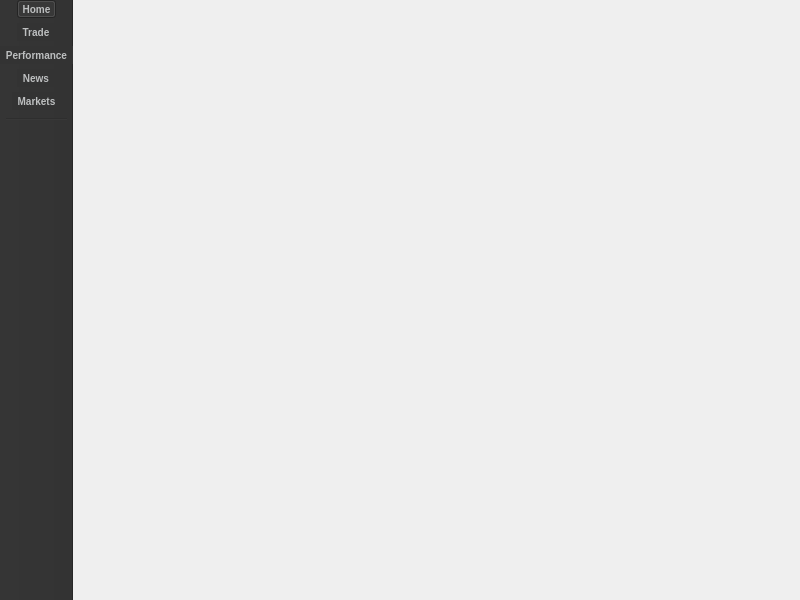
<?xml version="1.0" encoding="UTF-8"?>
<ui version="4.0">
 <class>MainWindow</class>
 <widget class="QMainWindow" name="MainWindow">
  <property name="geometry">
   <rect>
    <x>0</x>
    <y>0</y>
    <width>800</width>
    <height>600</height>
   </rect>
  </property>
  <property name="font">
   <font>
    <kerning>true</kerning>
   </font>
  </property>
  <property name="windowTitle">
   <string>MainWindow</string>
  </property>
  <property name="styleSheet">
   <string notr="true"/>
  </property>
  <property name="toolButtonStyle">
   <enum>Qt::ToolButtonTextUnderIcon</enum>
  </property>
  <property name="tabShape">
   <enum>QTabWidget::Rounded</enum>
  </property>
  <widget class="QWidget" name="centralwidget"/>
  <widget class="QMenuBar" name="menubar">
   <property name="geometry">
    <rect>
     <x>0</x>
     <y>0</y>
     <width>800</width>
     <height>22</height>
    </rect>
   </property>
  </widget>
  <widget class="QToolBar" name="toolBar">
   <property name="sizePolicy">
    <sizepolicy hsizetype="Fixed" vsizetype="Preferred">
     <horstretch>0</horstretch>
     <verstretch>0</verstretch>
    </sizepolicy>
   </property>
   <property name="windowTitle">
    <string>toolBar</string>
   </property>
   <property name="autoFillBackground">
    <bool>false</bool>
   </property>
   <property name="styleSheet">
    <string notr="true">background-color: rgb(51,51,51);
color: rgb(189, 191, 192);
font-weight: bold;
font-size: 10px;
spacing: 5px;</string>
   </property>
   <property name="movable">
    <bool>false</bool>
   </property>
   <property name="orientation">
    <enum>Qt::Vertical</enum>
   </property>
   <property name="iconSize">
    <size>
     <width>64</width>
     <height>40</height>
    </size>
   </property>
   <property name="toolButtonStyle">
    <enum>Qt::ToolButtonTextUnderIcon</enum>
   </property>
   <attribute name="toolBarArea">
    <enum>LeftToolBarArea</enum>
   </attribute>
   <attribute name="toolBarBreak">
    <bool>false</bool>
   </attribute>
   <addaction name="actionHome"/>
   <addaction name="actionTrade"/>
   <addaction name="actionPerformance"/>
   <addaction name="actionNews"/>
   <addaction name="actionMarkets"/>
   <addaction name="separator"/>
  </widget>
  <action name="actionHome">
   <property name="checkable">
    <bool>true</bool>
   </property>
   <property name="checked">
    <bool>true</bool>
   </property>
   <property name="icon">
    <iconset resource="../resources/resources.qrc">
     <normaloff>:/home.png</normaloff>
     <activeon>:/home_on.png</activeon>:/home.png</iconset>
   </property>
   <property name="text">
    <string>Home</string>
   </property>
  </action>
  <action name="actionTrade">
   <property name="checkable">
    <bool>true</bool>
   </property>
   <property name="icon">
    <iconset resource="../resources/resources.qrc">
     <normaloff>:/trade.png</normaloff>
     <activeon>:/trade_on.png</activeon>:/trade.png</iconset>
   </property>
   <property name="text">
    <string>Trade</string>
   </property>
  </action>
  <action name="actionPerformance">
   <property name="checkable">
    <bool>true</bool>
   </property>
   <property name="icon">
    <iconset resource="../resources/resources.qrc">
     <normaloff>:/performance.png</normaloff>
     <activeon>:/performance_on.png</activeon>:/performance.png</iconset>
   </property>
   <property name="text">
    <string>Performance</string>
   </property>
  </action>
  <action name="actionNews">
   <property name="checkable">
    <bool>true</bool>
   </property>
   <property name="icon">
    <iconset resource="../resources/resources.qrc">
     <normaloff>:/news.png</normaloff>
     <activeon>:/news_on.png</activeon>:/news.png</iconset>
   </property>
   <property name="text">
    <string>News</string>
   </property>
  </action>
  <action name="actionMarkets">
   <property name="checkable">
    <bool>true</bool>
   </property>
   <property name="icon">
    <iconset resource="../resources/resources.qrc">
     <normaloff>:/markets.png</normaloff>
     <activeon>:/markets_on.png</activeon>:/markets.png</iconset>
   </property>
   <property name="text">
    <string>Markets</string>
   </property>
  </action>
 </widget>
 <resources>
  <include location="../resources/resources.qrc"/>
 </resources>
 <connections/>
</ui>
